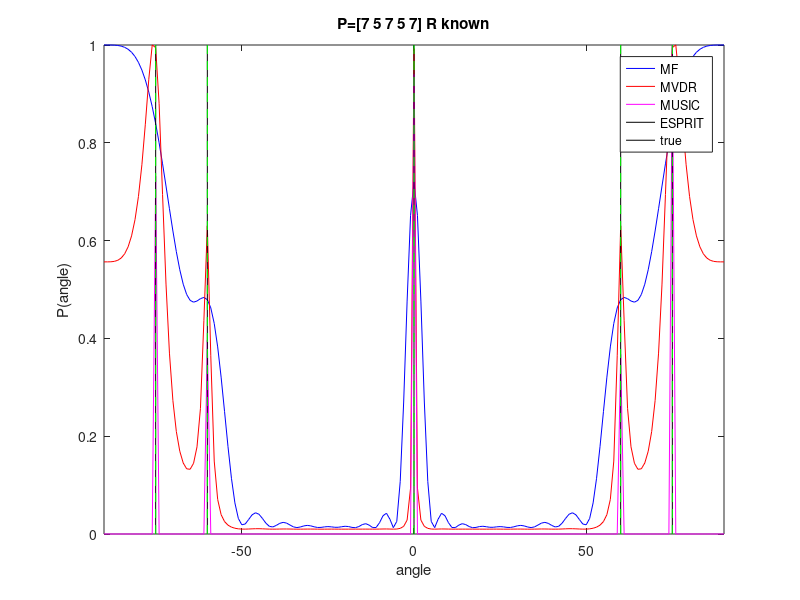
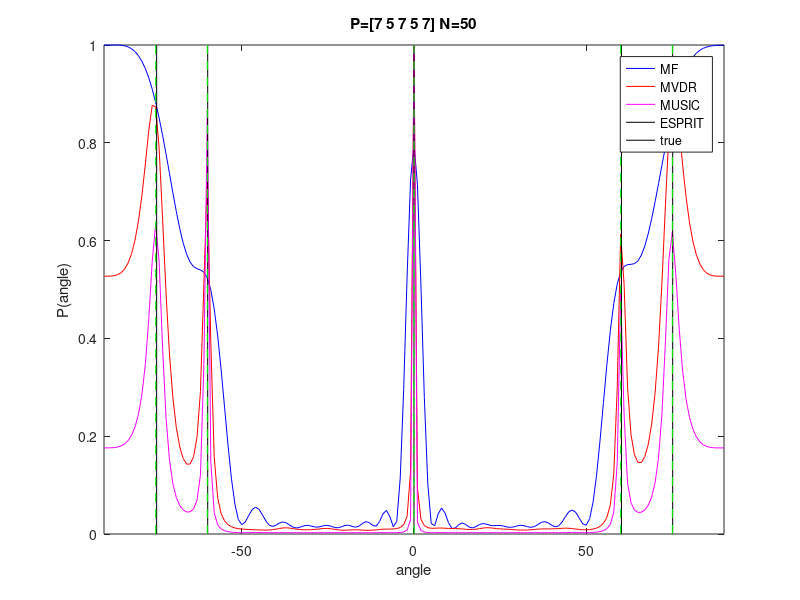
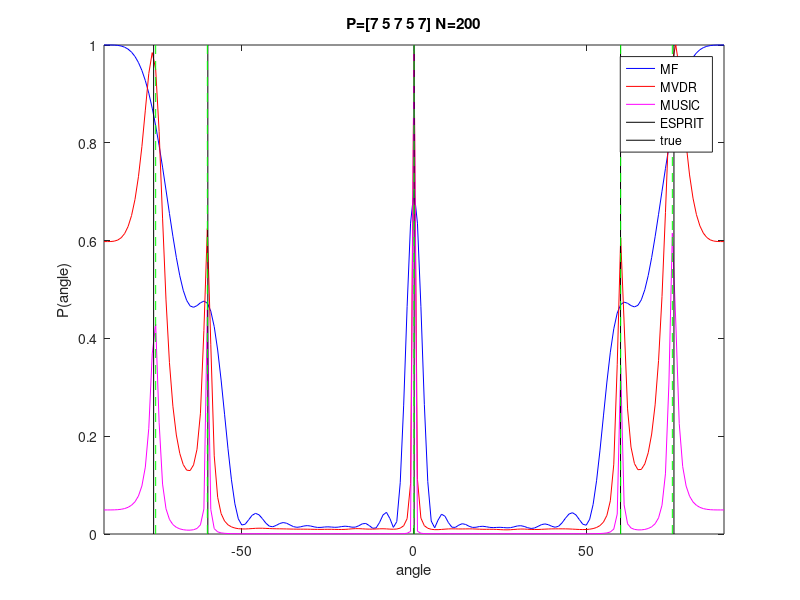
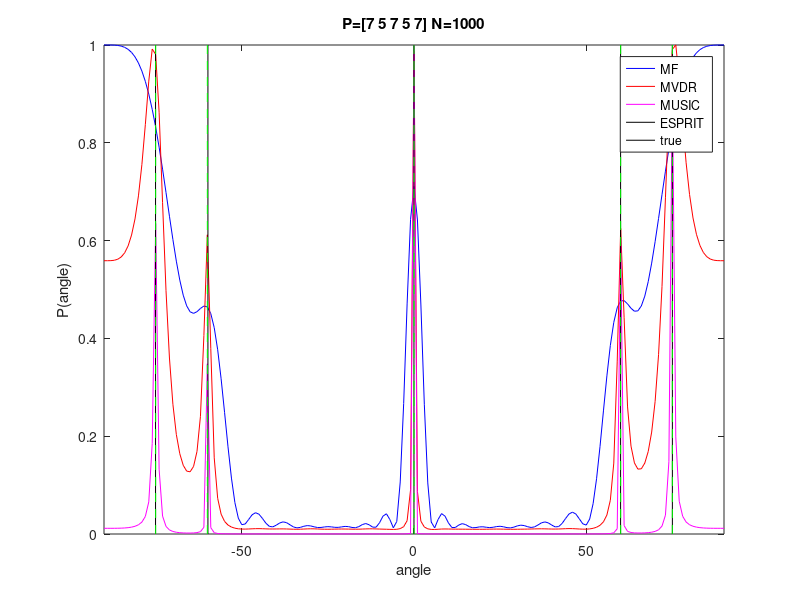

Source code (MATLAB) for these figures, in order:
%%%%%%%%%%%%%%%%%%%%%%%%%%%%%%%%%%%%%%%
%									  %
%	Tel415 Homework 4 				  %
%									  %
%	Orestis Zekai - 2011030021		  %
%	Petros Toupas - 2011030125		  %
%									  %
%%%%%%%%%%%%%%%%%%%%%%%%%%%%%%%%%%%%%%%

clear all;
close all;
clc;

%% 1a

P = [7 5 7 5 7];		% Powers in db
P_watt = db2pow(P);		% Convert db in watts
m = 20;					% Elements of antenna array

% Create portions a(theta)

for i=0:(m-1)
	a_theta1(i+1,1) = exp(-1j*pi*i*sin(deg2rad(-75)));
	a_theta2(i+1,1) = exp(-1j*pi*i*sin(deg2rad(-60)));
	a_theta3(i+1,1) = exp(-1j*pi*i*sin(deg2rad(0)));
	a_theta4(i+1,1) = exp(-1j*pi*i*sin(deg2rad(60)));
	a_theta5(i+1,1) = exp(-1j*pi*i*sin(deg2rad(75)));
end
a_theta3 = complex(a_theta3,0);


% Compute autocorrelation matrix
R = P_watt(1)*(a_theta1*a_theta1') + P_watt(2)*(a_theta2*a_theta2') + P_watt(3)*(a_theta3*a_theta3') + P_watt(4)*(a_theta4*a_theta4') + P_watt(5)*(a_theta5*a_theta5') + eye(m);

% Singular value decomposition
[U,S,V] = svd(R);
Qn = U(:,6:20);

angles = [-90:1:90];

for i=1:length(angles)
	
	% Compute a(theta)
	for ii=0:(m-1)
		a_theta(ii+1,1) = exp(-1j*ii*pi*sin(deg2rad(angles(i))));
	end

	P_mf(i) = real(a_theta'*R*a_theta);
	P_mvdr(i) = real(1/(a_theta'*inv(R)*a_theta));
	P_music(i) = 1/(norm(Qn'*a_theta).^2);

end

P_mf = P_mf./max(P_mf);
P_mvdr = P_mvdr./max(P_mvdr);
P_music = P_music./max(P_music);

% ESPIRIT method
var = diag(S);
var = mean(var(6:m));
RR = (R-var*eye(m));
R_esp = [RR(1:m-1,:);RR(2:m,:)];

[Ue,Se,Ve] = svd(R_esp);
U1 = Ue(1:38/2,1:5);
U2 = Ue(38/2+1:38,1:5);

R1 = U1'*U1;
R2 = U1'*U2;

[P,D] = eig(inv(R1)*R2);

w = diag(D);
omega = -1j*log(((w)));
esp_th = real(asind(-omega/pi));


figure();
plot(angles,P_mf,'b');
hold on;
plot(angles,P_mvdr,'r');
hold on;
plot(angles,P_music,'m');
hold on;
line([esp_th(1) esp_th(1)],[0 1],'Color','k');
line([esp_th(2) esp_th(2)],[0 1],'Color','k');
line([esp_th(3) esp_th(3)],[0 1],'Color','k');
line([esp_th(4) esp_th(4)],[0 1],'Color','k');
line([esp_th(5) esp_th(5)],[0 1],'Color','k');
plot([75 75],[0 1],'g--');
hold on;
plot([-75 -75],[0 1],'g--');
hold on;
plot([60 60],[0 1],'g--');
hold on;
plot([-60 -60],[0 1],'g--');
hold on;
plot([0 0],[0 1],'g--');
hold on;
legend('MF','MVDR','MUSIC','ESPRIT','true');
title('P=[7 5 7 5 7] R known');
xlabel('angle');
ylabel('P(angle)');
axis([-90 90 0 1]);

%% 1b
N = 50;

A = [a_theta1 a_theta2 a_theta3 a_theta4 a_theta5];
Po = diag(sqrt(P_watt));
B = sign(randn(5,N));
W = (randn(m,N)+1j*randn(m,N))/sqrt(2);

Y = A*Po*B+W;
R = (1/N).*(Y*Y');

% Singular value decomposition
[U,S,V] = svd(R);
Qn = U(:,6:20);

angles = [-90:1:90];

for i=1:length(angles)
	
	% Compute a(theta)
	for ii=0:(m-1)
		a_theta(ii+1,1) = exp(-1j*ii*pi*sin(deg2rad(angles(i))));
	end

	P_mf(i) = real(a_theta'*R*a_theta);
	P_mvdr(i) = real(1/(a_theta'*inv(R)*a_theta));
	P_music(i) = 1/(norm(Qn'*a_theta).^2);

end

P_mf = P_mf./max(P_mf);
P_mvdr = P_mvdr./max(P_mvdr);
P_music = P_music./max(P_music);

% ESPIRIT method
var = diag(S);
var = mean(var(6:m));
RR = (R-var*eye(m));
R_esp = [RR(1:m-1,:);RR(2:m,:)];

[Ue,Se,Ve] = svd(R_esp);
U1 = Ue(1:38/2,1:5);
U2 = Ue(38/2+1:38,1:5);

R1 = U1'*U1;
R2 = U1'*U2;

[P,D] = eig(inv(R1)*R2);

w = diag(D);
omega = -1j*log(((w)));
esp_th = real(asind(-omega/pi));


figure();
plot(angles,P_mf,'b');
hold on;
plot(angles,P_mvdr,'r');
hold on;
plot(angles,P_music,'m');
hold on;
line([esp_th(1) esp_th(1)],[0 1],'Color','k');
line([esp_th(2) esp_th(2)],[0 1],'Color','k');
line([esp_th(3) esp_th(3)],[0 1],'Color','k');
line([esp_th(4) esp_th(4)],[0 1],'Color','k');
line([esp_th(5) esp_th(5)],[0 1],'Color','k');
plot([75 75],[0 1],'g--');
hold on;
plot([-75 -75],[0 1],'g--');
hold on;
plot([60 60],[0 1],'g--');
hold on;
plot([-60 -60],[0 1],'g--');
hold on;
plot([0 0],[0 1],'g--');
hold on;
legend('MF','MVDR','MUSIC','ESPRIT','true');
title('P=[7 5 7 5 7] N=50');
xlabel('angle');
ylabel('P(angle)');
axis([-90 90 0 1]);

%% 1c
N = 200;

A = [a_theta1 a_theta2 a_theta3 a_theta4 a_theta5];
Po = diag(sqrt(P_watt));
B = sign(randn(5,N));
W = (randn(m,N)+1j*randn(m,N))/sqrt(2);

Y = A*Po*B+W;
R = (1/N).*(Y*Y');

% Singular value decomposition
[U,S,V] = svd(R);
Qn = U(:,6:20);

angles = [-90:1:90];

for i=1:length(angles)
	
	% Compute a(theta)
	for ii=0:(m-1)
		a_theta(ii+1,1) = exp(-1j*ii*pi*sin(deg2rad(angles(i))));
	end

	P_mf(i) = real(a_theta'*R*a_theta);
	P_mvdr(i) = real(1/(a_theta'*inv(R)*a_theta));
	P_music(i) = 1/(norm(Qn'*a_theta).^2);

end

P_mf = P_mf./max(P_mf);
P_mvdr = P_mvdr./max(P_mvdr);
P_music = P_music./max(P_music);

% ESPIRIT method
var = diag(S);
var = mean(var(6:m));
RR = (R-var*eye(m));
R_esp = [RR(1:m-1,:);RR(2:m,:)];

[Ue,Se,Ve] = svd(R_esp);
U1 = Ue(1:38/2,1:5);
U2 = Ue(38/2+1:38,1:5);

R1 = U1'*U1;
R2 = U1'*U2;

[P,D] = eig(inv(R1)*R2);

w = diag(D);
omega = -1j*log(((w)));
esp_th = real(asind(-omega/pi));


figure();
plot(angles,P_mf,'b');
hold on;
plot(angles,P_mvdr,'r');
hold on;
plot(angles,P_music,'m');
hold on;
line([esp_th(1) esp_th(1)],[0 1],'Color','k');
line([esp_th(2) esp_th(2)],[0 1],'Color','k');
line([esp_th(3) esp_th(3)],[0 1],'Color','k');
line([esp_th(4) esp_th(4)],[0 1],'Color','k');
line([esp_th(5) esp_th(5)],[0 1],'Color','k');
plot([75 75],[0 1],'g--');
hold on;
plot([-75 -75],[0 1],'g--');
hold on;
plot([60 60],[0 1],'g--');
hold on;
plot([-60 -60],[0 1],'g--');
hold on;
plot([0 0],[0 1],'g--');
hold on;
legend('MF','MVDR','MUSIC','ESPRIT','true');
title('P=[7 5 7 5 7] N=200');
xlabel('angle');
ylabel('P(angle)');
axis([-90 90 0 1]);

%% 1d
N = 1000;

A = [a_theta1 a_theta2 a_theta3 a_theta4 a_theta5];
Po = diag(sqrt(P_watt));
B = sign(randn(5,N));
W = (randn(m,N)+1j*randn(m,N))/sqrt(2);

Y = A*Po*B+W;
R = (1/N).*(Y*Y');

% Singular value decomposition
[U,S,V] = svd(R);
Qn = U(:,6:20);

angles = [-90:1:90];

for i=1:length(angles)
	
	% Compute a(theta)
	for ii=0:(m-1)
		a_theta(ii+1,1) = exp(-1j*ii*pi*sin(deg2rad(angles(i))));
	end

	P_mf(i) = real(a_theta'*R*a_theta);
	P_mvdr(i) = real(1/(a_theta'*inv(R)*a_theta));
	P_music(i) = 1/(norm(Qn'*a_theta).^2);

end

P_mf = P_mf./max(P_mf);
P_mvdr = P_mvdr./max(P_mvdr);
P_music = P_music./max(P_music);

% ESPIRIT method
var = diag(S);
var = mean(var(6:m));
RR = (R-var*eye(m));
R_esp = [RR(1:m-1,:);RR(2:m,:)];

[Ue,Se,Ve] = svd(R_esp);
U1 = Ue(1:38/2,1:5);
U2 = Ue(38/2+1:38,1:5);

R1 = U1'*U1;
R2 = U1'*U2;

[P,D] = eig(inv(R1)*R2);

w = diag(D);
omega = -1j*log(((w)));
esp_th = real(asind(-omega/pi));


figure();
plot(angles,P_mf,'b');
hold on;
plot(angles,P_mvdr,'r');
hold on;
plot(angles,P_music,'m');
hold on;
line([esp_th(1) esp_th(1)],[0 1],'Color','k');
line([esp_th(2) esp_th(2)],[0 1],'Color','k');
line([esp_th(3) esp_th(3)],[0 1],'Color','k');
line([esp_th(4) esp_th(4)],[0 1],'Color','k');
line([esp_th(5) esp_th(5)],[0 1],'Color','k');
plot([75 75],[0 1],'g--');
hold on;
plot([-75 -75],[0 1],'g--');
hold on;
plot([60 60],[0 1],'g--');
hold on;
plot([-60 -60],[0 1],'g--');
hold on;
plot([0 0],[0 1],'g--');
hold on;
legend('MF','MVDR','MUSIC','ESPRIT','true');
title('P=[7 5 7 5 7] N=1000');
xlabel('angle');
ylabel('P(angle)');
axis([-90 90 0 1]);










%% 2

P = [-7 -5 -7 -5 -7];		% Powers in db
P_watt = db2pow(P);		% Convert db in watts
m = 20;					% Elements of antenna array

% Create portions a(theta)

for i=0:(m-1)
	a_theta1(i+1,1) = exp(-1j*pi*i*sin(deg2rad(-75)));
	a_theta2(i+1,1) = exp(-1j*pi*i*sin(deg2rad(-60)));
	a_theta3(i+1,1) = exp(-1j*pi*i*sin(deg2rad(0)));
	a_theta4(i+1,1) = exp(-1j*pi*i*sin(deg2rad(60)));
	a_theta5(i+1,1) = exp(-1j*pi*i*sin(deg2rad(75)));
end
a_theta3 = complex(a_theta3,0);


% Compute autocorrelation matrix
R = P_watt(1)*(a_theta1*a_theta1') + P_watt(2)*(a_theta2*a_theta2') + P_watt(3)*(a_theta3*a_theta3') + P_watt(4)*(a_theta4*a_theta4') + P_watt(5)*(a_theta5*a_theta5') + eye(m);

% Singular value decomposition
[U,S,V] = svd(R);
Qn = U(:,6:20);

angles = [-90:1:90];

for i=1:length(angles)
	
	% Compute a(theta)
	for ii=0:(m-1)
		a_theta(ii+1,1) = exp(-1j*ii*pi*sin(deg2rad(angles(i))));
	end

	P_mf(i) = real(a_theta'*R*a_theta);
	P_mvdr(i) = real(1/(a_theta'*inv(R)*a_theta));
	P_music(i) = 1/(norm(Qn'*a_theta).^2);

end

P_mf = P_mf./max(P_mf);
P_mvdr = P_mvdr./max(P_mvdr);
P_music = P_music./max(P_music);

% ESPIRIT method
var = diag(S);
var = mean(var(6:m));
RR = (R-var*eye(m));
R_esp = [RR(1:m-1,:);RR(2:m,:)];

[Ue,Se,Ve] = svd(R_esp);
U1 = Ue(1:38/2,1:5);
U2 = Ue(38/2+1:38,1:5);

R1 = U1'*U1;
R2 = U1'*U2;

[P,D] = eig(inv(R1)*R2);

w = diag(D);
omega = -1j*log(((w)));
esp_th = real(asind(-omega/pi));


figure();
plot(angles,P_mf,'b');
hold on;
plot(angles,P_mvdr,'r');
hold on;
plot(angles,P_music,'m');
hold on;
line([esp_th(1) esp_th(1)],[0 1],'Color','k');
line([esp_th(2) esp_th(2)],[0 1],'Color','k');
line([esp_th(3) esp_th(3)],[0 1],'Color','k');
line([esp_th(4) esp_th(4)],[0 1],'Color','k');
line([esp_th(5) esp_th(5)],[0 1],'Color','k');
plot([75 75],[0 1],'g--');
hold on;
plot([-75 -75],[0 1],'g--');
hold on;
plot([60 60],[0 1],'g--');
hold on;
plot([-60 -60],[0 1],'g--');
hold on;
plot([0 0],[0 1],'g--');
hold on;
legend('MF','MVDR','MUSIC','ESPRIT','true');
title('P=[-7 -5 -7 -5 -7] R known');
xlabel('angle');
ylabel('P(angle)');
axis([-90 90 0 1]);

%% 1b
N = 50;

A = [a_theta1 a_theta2 a_theta3 a_theta4 a_theta5];
Po = diag(sqrt(P_watt));
B = sign(randn(5,N));
W = (randn(m,N)+1j*randn(m,N))/sqrt(2);

Y = A*Po*B+W;
R = (1/N).*(Y*Y');

% Singular value decomposition
[U,S,V] = svd(R);
Qn = U(:,6:20);

angles = [-90:1:90];

for i=1:length(angles)
	
	% Compute a(theta)
	for ii=0:(m-1)
		a_theta(ii+1,1) = exp(-1j*ii*pi*sin(deg2rad(angles(i))));
	end

	P_mf(i) = real(a_theta'*R*a_theta);
	P_mvdr(i) = real(1/(a_theta'*inv(R)*a_theta));
	P_music(i) = 1/(norm(Qn'*a_theta).^2);

end

P_mf = P_mf./max(P_mf);
P_mvdr = P_mvdr./max(P_mvdr);
P_music = P_music./max(P_music);

% ESPIRIT method
var = diag(S);
var = mean(var(6:m));
RR = (R-var*eye(m));
R_esp = [RR(1:m-1,:);RR(2:m,:)];

[Ue,Se,Ve] = svd(R_esp);
U1 = Ue(1:38/2,1:5);
U2 = Ue(38/2+1:38,1:5);

R1 = U1'*U1;
R2 = U1'*U2;

[P,D] = eig(inv(R1)*R2);

w = diag(D);
omega = -1j*log(((w)));
esp_th = real(asind(-omega/pi));


figure();
plot(angles,P_mf,'b');
hold on;
plot(angles,P_mvdr,'r');
hold on;
plot(angles,P_music,'m');
hold on;
line([esp_th(1) esp_th(1)],[0 1],'Color','k');
line([esp_th(2) esp_th(2)],[0 1],'Color','k');
line([esp_th(3) esp_th(3)],[0 1],'Color','k');
line([esp_th(4) esp_th(4)],[0 1],'Color','k');
line([esp_th(5) esp_th(5)],[0 1],'Color','k');
plot([75 75],[0 1],'g--');
hold on;
plot([-75 -75],[0 1],'g--');
hold on;
plot([60 60],[0 1],'g--');
hold on;
plot([-60 -60],[0 1],'g--');
hold on;
plot([0 0],[0 1],'g--');
hold on;
legend('MF','MVDR','MUSIC','ESPRIT','true');
title('P=[-7 -5 -7 -5 -7] N=50');
xlabel('angle');
ylabel('P(angle)');
axis([-90 90 0 1]);

%% 1c
N = 200;

A = [a_theta1 a_theta2 a_theta3 a_theta4 a_theta5];
Po = diag(sqrt(P_watt));
B = sign(randn(5,N));
W = (randn(m,N)+1j*randn(m,N))/sqrt(2);

Y = A*Po*B+W;
R = (1/N).*(Y*Y');

% Singular value decomposition
[U,S,V] = svd(R);
Qn = U(:,6:20);

angles = [-90:1:90];

for i=1:length(angles)
	
	% Compute a(theta)
	for ii=0:(m-1)
		a_theta(ii+1,1) = exp(-1j*ii*pi*sin(deg2rad(angles(i))));
	end

	P_mf(i) = real(a_theta'*R*a_theta);
	P_mvdr(i) = real(1/(a_theta'*inv(R)*a_theta));
	P_music(i) = 1/(norm(Qn'*a_theta).^2);

end

P_mf = P_mf./max(P_mf);
P_mvdr = P_mvdr./max(P_mvdr);
P_music = P_music./max(P_music);

% ESPIRIT method
var = diag(S);
var = mean(var(6:m));
RR = (R-var*eye(m));
R_esp = [RR(1:m-1,:);RR(2:m,:)];

[Ue,Se,Ve] = svd(R_esp);
U1 = Ue(1:38/2,1:5);
U2 = Ue(38/2+1:38,1:5);

R1 = U1'*U1;
R2 = U1'*U2;

[P,D] = eig(inv(R1)*R2);

w = diag(D);
omega = -1j*log(((w)));
esp_th = real(asind(-omega/pi));


figure();
plot(angles,P_mf,'b');
hold on;
plot(angles,P_mvdr,'r');
hold on;
plot(angles,P_music,'m');
hold on;
line([esp_th(1) esp_th(1)],[0 1],'Color','k');
line([esp_th(2) esp_th(2)],[0 1],'Color','k');
line([esp_th(3) esp_th(3)],[0 1],'Color','k');
line([esp_th(4) esp_th(4)],[0 1],'Color','k');
line([esp_th(5) esp_th(5)],[0 1],'Color','k');
plot([75 75],[0 1],'g--');
hold on;
plot([-75 -75],[0 1],'g--');
hold on;
plot([60 60],[0 1],'g--');
hold on;
plot([-60 -60],[0 1],'g--');
hold on;
plot([0 0],[0 1],'g--');
hold on;
legend('MF','MVDR','MUSIC','ESPRIT','true');
title('P=[-7 -5 -7 -5 -7] N=200');
xlabel('angle');
ylabel('P(angle)');
axis([-90 90 0 1]);

%% 1d
N = 1000;

A = [a_theta1 a_theta2 a_theta3 a_theta4 a_theta5];
Po = diag(sqrt(P_watt));
B = sign(randn(5,N));
W = (randn(m,N)+1j*randn(m,N))/sqrt(2);

Y = A*Po*B+W;
R = (1/N).*(Y*Y');

% Singular value decomposition
[U,S,V] = svd(R);
Qn = U(:,6:20);

angles = [-90:1:90];

for i=1:length(angles)
	
	% Compute a(theta)
	for ii=0:(m-1)
		a_theta(ii+1,1) = exp(-1j*ii*pi*sin(deg2rad(angles(i))));
	end

	P_mf(i) = real(a_theta'*R*a_theta);
	P_mvdr(i) = real(1/(a_theta'*inv(R)*a_theta));
	P_music(i) = 1/(norm(Qn'*a_theta).^2);

end

P_mf = P_mf./max(P_mf);
P_mvdr = P_mvdr./max(P_mvdr);
P_music = P_music./max(P_music);

% ESPIRIT method
var = diag(S);
var = mean(var(6:m));
RR = (R-var*eye(m));
R_esp = [RR(1:m-1,:);RR(2:m,:)];

[Ue,Se,Ve] = svd(R_esp);
U1 = Ue(1:38/2,1:5);
U2 = Ue(38/2+1:38,1:5);

R1 = U1'*U1;
R2 = U1'*U2;

[P,D] = eig(inv(R1)*R2);

w = diag(D);
omega = -1j*log(((w)));
esp_th = real(asind(-omega/pi));


figure();
plot(angles,P_mf,'b');
hold on;
plot(angles,P_mvdr,'r');
hold on;
plot(angles,P_music,'m');
hold on;
line([esp_th(1) esp_th(1)],[0 1],'Color','k');
line([esp_th(2) esp_th(2)],[0 1],'Color','k');
line([esp_th(3) esp_th(3)],[0 1],'Color','k');
line([esp_th(4) esp_th(4)],[0 1],'Color','k');
line([esp_th(5) esp_th(5)],[0 1],'Color','k');
plot([75 75],[0 1],'g--');
hold on;
plot([-75 -75],[0 1],'g--');
hold on;
plot([60 60],[0 1],'g--');
hold on;
plot([-60 -60],[0 1],'g--');
hold on;
plot([0 0],[0 1],'g--');
hold on;
legend('MF','MVDR','MUSIC','ESPRIT','true');
title('P=[-7 -5 -7 -5 -7] N=1000');
xlabel('angle');
ylabel('P(angle)');
axis([-90 90 0 1]);